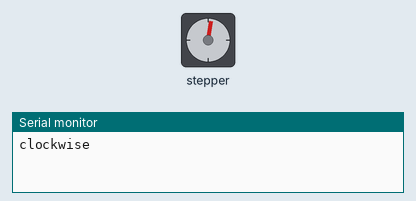
Bench run of a sketch on a simulated Arduino Uno, built with avr-gcc and run on an emulated ATmega328P. Parts: stepper motor, the last lines printed to the serial monitor. Stepper angles assume 200 steps per turn.

Above: at 0.05 s.
At 3.55 s:
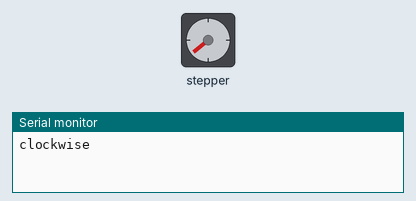
At 7.25 s:
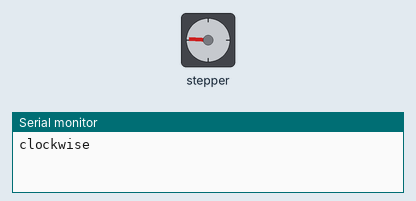
At 14.95 s:
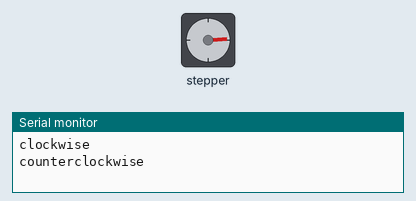
Timing chart, 0 to 20.2 s (numbered marks = the images above):
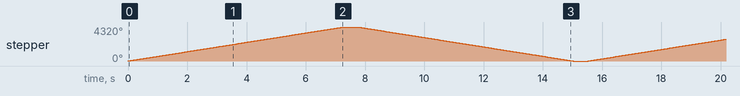

Measured:
- by itself, stepper: turns 4320° clockwise in 7.2 s, then 4320° counter-clockwise in 7.3 s, repeating every 15.5 s

The sketch:

stepper_1.ino
```cpp
/*
 Stepper Motor Control - one revolution

 This program drives a unipolar or bipolar stepper motor.
 The motor is attached to digital pins 8 - 11 of the Arduino.

 The motor should revolve one revolution in one direction, then
 one revolution in the other direction.


 Created 11 Mar. 2007
 Modified 30 Nov. 2009
 by Tom Igoe

 */

#include <Stepper.h>

const long stepsPerRevolution = 200;  // change this to fit the number of steps per revolution
                                     // for your motor

// initialize the stepper library on pins 8 through 11:
Stepper myStepper(stepsPerRevolution, 2,4,3,5);

void setup() {
  // set the speed at 60 rpm:
  myStepper.setSpeed(100);
  // initialize the serial port:
  Serial.begin(9600);
}

void loop() {
  // step one revolution  in one direction:
   Serial.println("clockwise");
  myStepper.step(12*stepsPerRevolution);
  delay(500);

   // step one revolution in the other direction:
  Serial.println("counterclockwise");
  myStepper.step(-stepsPerRevolution*12);
  delay(500);
}
```
